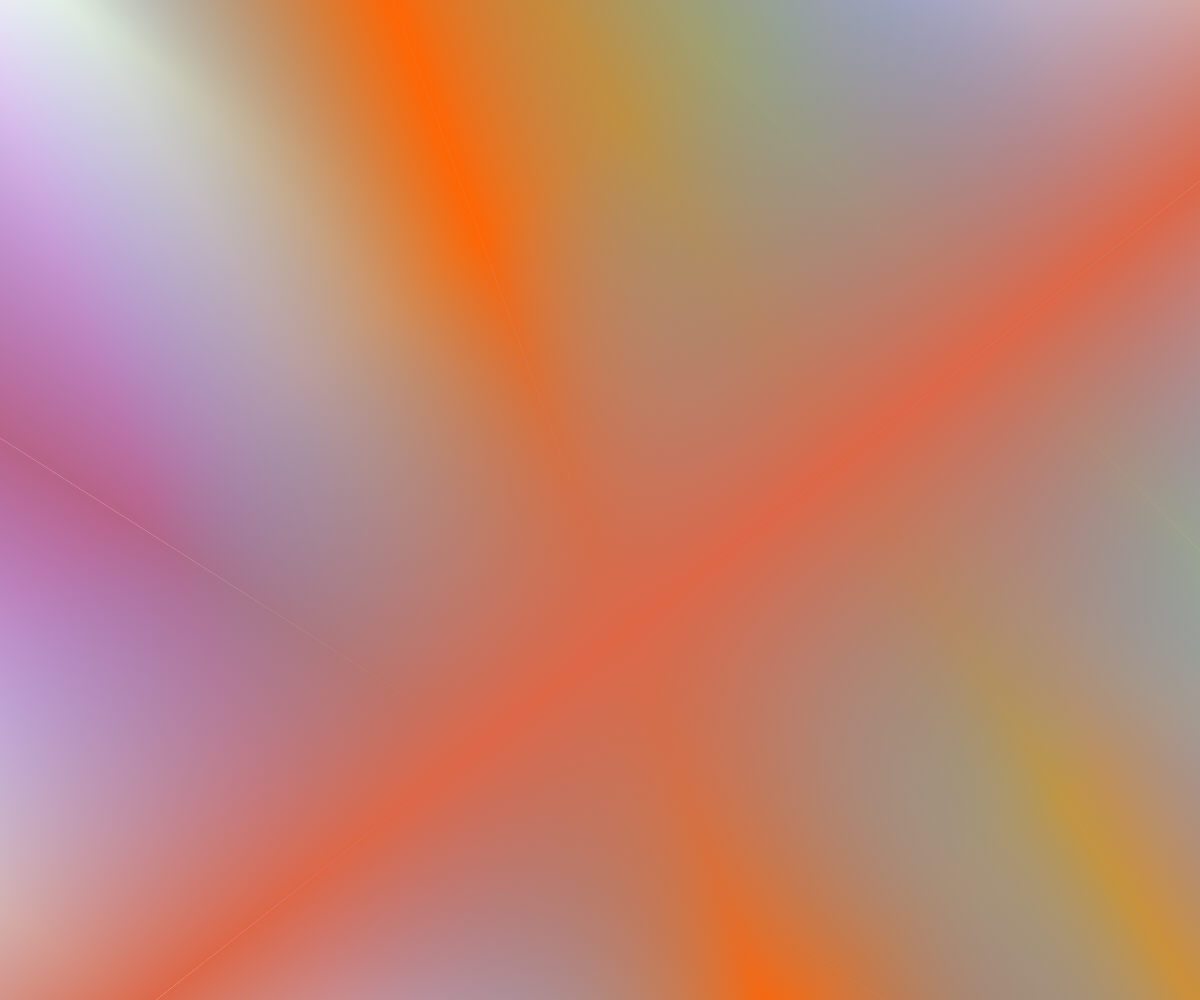
Frame 1 (no input)
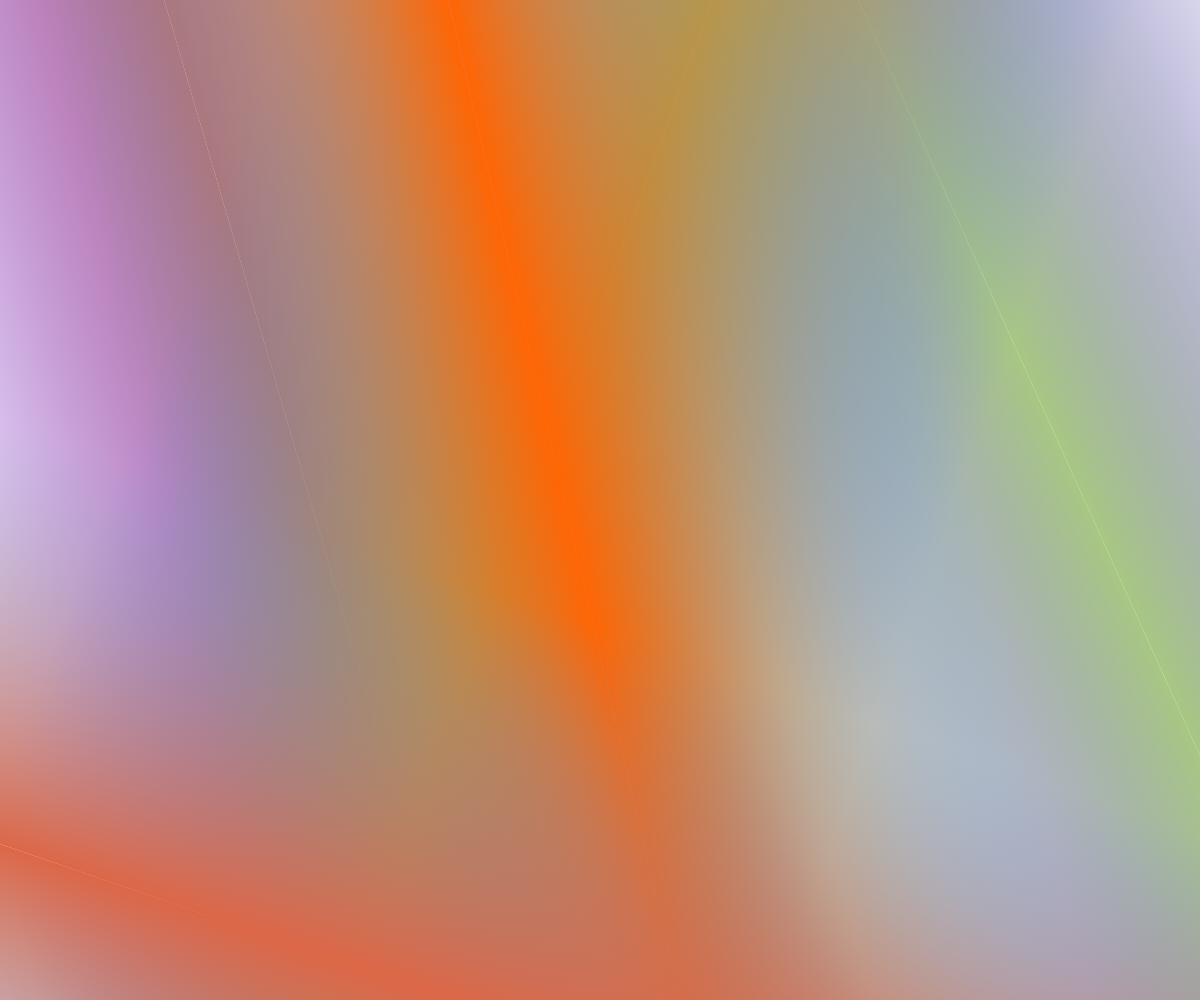
Frame 60 (no input)
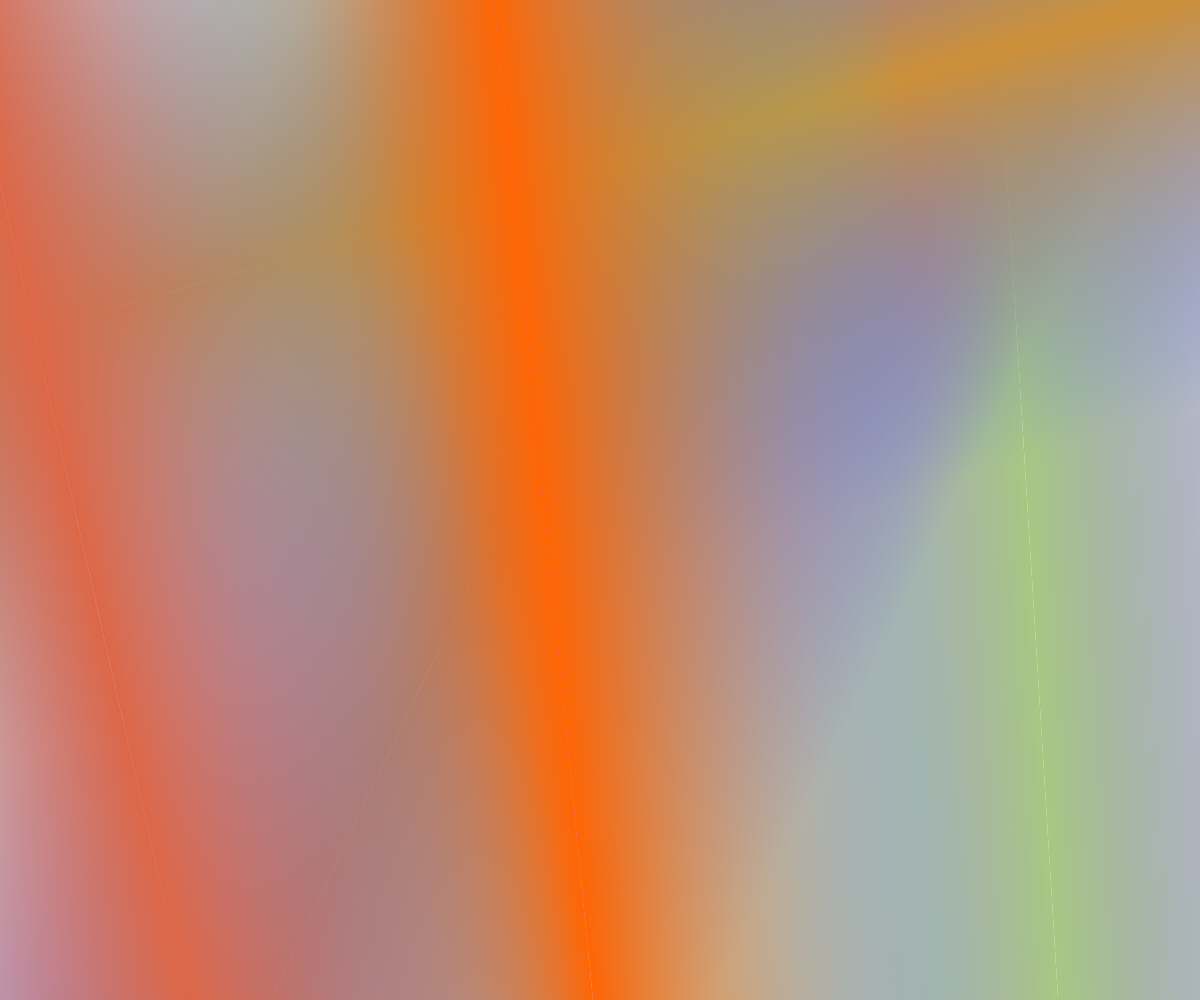
Frame 120 (the mouse pressed at the canvas centre since frame 60)

The p5.js sketch that drew these frames (run headless with seeded random() and noise() and a simulated clock; from frame 60 on, the mouse is pressed at the canvas centre):

// p5.js sketch
// ── sketch.js
let shupingwidth = 400;
let hengpingwidth =400;

let slider;
// Define the Gradient class
class Gradient {
  constructor() {
    // Set properties for the gradient object
    if(windowWidth>768){  // 将阈值改为768px
      this.rectwidth = hengpingwidth;
    }else{
      this.rectwidth = shupingwidth;
    }
    // this.rectwidth =slider.value();
    this.posx = random(0, windowWidth);
    this.posy = random(0, windowHeight);
    this.rectrotate = random(0, PI);
    this.rotatev = random(0, PI / 180);

    this.dx = random(-2, 2);
    this.dy = random(-2, 2);
    colorMode(HSB); // 设置颜色模式为HSB
    this.sc = color(random(360), random(20,100), random(70, 100), random(100, 200));
    this.ec = color(random(360), random(20,100), random(70, 100), 0);
  }
  
  // Method to update the position of the gradient object
  updatepos() {
    this.posx += this.dx;
    this.posy += this.dy;
    if (this.posx > windowWidth || this.posx < 0) {
      this.dx = -this.dx;
    }
    if (this.posy > windowHeight || this.posy < 0) {
      this.dy = -this.dy;
    }
    this.rectrotate += this.rotatev;
  }

  // Method to draw the gradient rectangle
  drawrect() {
    push();
    
    translate(this.posx, this.posy);
    fill(0);
    // circle(0,0,50);
    gradient = drawingContext.createLinearGradient(0, 0, this.rectwidth, 0);
    gradient.addColorStop(0, this.sc);
    gradient.addColorStop(1, this.ec);
    drawingContext.fillStyle = gradient;
    rotate(this.rectrotate);
    let rectheight = windowHeight*3;
    rect(0, -rectheight/2 , this.rectwidth, rectheight);
    rotate(PI);
    rect(0, -rectheight/2, this.rectwidth, rectheight);
    pop();
  }
  getslide(){
    this.rectwidth =slider.value();
  }
}

// Initialize variables and arrays
let gradient;
let grads = [];


  

function setup() {
  createCanvas(windowWidth, windowHeight);
  background(255);
  noStroke();

  // slider = createSlider(0, 500);
  // slider.position(10, 10);
  // slider.size(80);
  
  // Create instances of the Gradient class and store in array
  for (let i = 0; i <5; i++) {
    grads[i] = new Gradient();
  }
}

function draw() {
  createCanvas(windowWidth, windowHeight);
  background(255);

  // Update and draw each gradient object
  for (let i of grads) {
    i.updatepos();
    // i.getslide();
    i.drawrect();
  }
  push();
  rectMode(CENTER);
  textSize(320);
  text('FanYi Qu',windowWidth/2,windowHeight/2,200,200);
pop();

}

function windowResized() {
  resizeCanvas(windowWidth, windowHeight);
  shupingwidth = windowWidth * 0.8;  // 更新宽度值
  hengpingwidth = windowWidth * 0.5;
  if(windowWidth>768){  // 保持一致的阈值
    for (let i of grads) {
      i.rectwidth = hengpingwidth;
    }
  }else{
    for (let i of grads) {
      i.rectwidth = shupingwidth;
    }
  }

}
